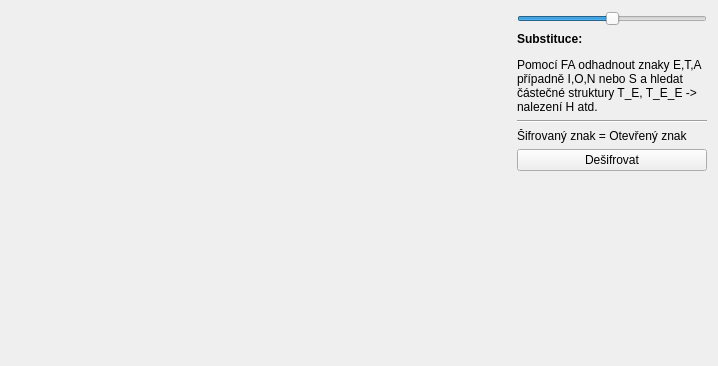
<?xml version="1.0" encoding="UTF-8"?>
<ui version="4.0">
 <class>SubstitutionWithKey</class>
 <widget class="QWidget" name="SubstitutionWithKey">
  <property name="geometry">
   <rect>
    <x>0</x>
    <y>0</y>
    <width>718</width>
    <height>366</height>
   </rect>
  </property>
  <property name="windowTitle">
   <string>Form</string>
  </property>
  <layout class="QHBoxLayout" name="horizontalLayout">
   <item>
    <widget class="FrequencyChart" name="frequencyChart" native="true">
     <property name="minimumSize">
      <size>
       <width>500</width>
       <height>0</height>
      </size>
     </property>
    </widget>
   </item>
   <item>
    <layout class="QVBoxLayout" name="verticalLayout">
     <item>
      <widget class="QSlider" name="horizontalSlider">
       <property name="minimum">
        <number>-25</number>
       </property>
       <property name="maximum">
        <number>25</number>
       </property>
       <property name="orientation">
        <enum>Qt::Horizontal</enum>
       </property>
      </widget>
     </item>
     <item>
      <widget class="QLabel" name="label">
       <property name="text">
        <string>&lt;html&gt;&lt;head/&gt;&lt;body&gt;&lt;p&gt;&lt;span style=&quot; font-weight:600;&quot;&gt;Substituce:&lt;/span&gt;&lt;/p&gt;&lt;p&gt;Pomocí FA odhadnout znaky E,T,A případně I,O,N nebo S a hledat částečné struktury T_E, T_E_E -&amp;gt; nalezení H atd.&lt;/p&gt;&lt;/body&gt;&lt;/html&gt;</string>
       </property>
       <property name="wordWrap">
        <bool>true</bool>
       </property>
      </widget>
     </item>
     <item>
      <widget class="Line" name="line">
       <property name="orientation">
        <enum>Qt::Horizontal</enum>
       </property>
      </widget>
     </item>
     <item>
      <widget class="QLabel" name="label_2">
       <property name="text">
        <string>Šifrovaný znak = Otevřený znak</string>
       </property>
      </widget>
     </item>
     <item>
      <layout class="QGridLayout" name="substitutionLayout"/>
     </item>
     <item>
      <widget class="QPushButton" name="btnDecrypt">
       <property name="text">
        <string>Dešifrovat</string>
       </property>
      </widget>
     </item>
     <item>
      <spacer name="verticalSpacer">
       <property name="orientation">
        <enum>Qt::Vertical</enum>
       </property>
       <property name="sizeHint" stdset="0">
        <size>
         <width>20</width>
         <height>40</height>
        </size>
       </property>
      </spacer>
     </item>
    </layout>
   </item>
  </layout>
 </widget>
 <customwidgets>
  <customwidget>
   <class>FrequencyChart</class>
   <extends>QWidget</extends>
   <header>frequencychart.h</header>
   <container>1</container>
  </customwidget>
 </customwidgets>
 <resources/>
 <connections/>
</ui>
